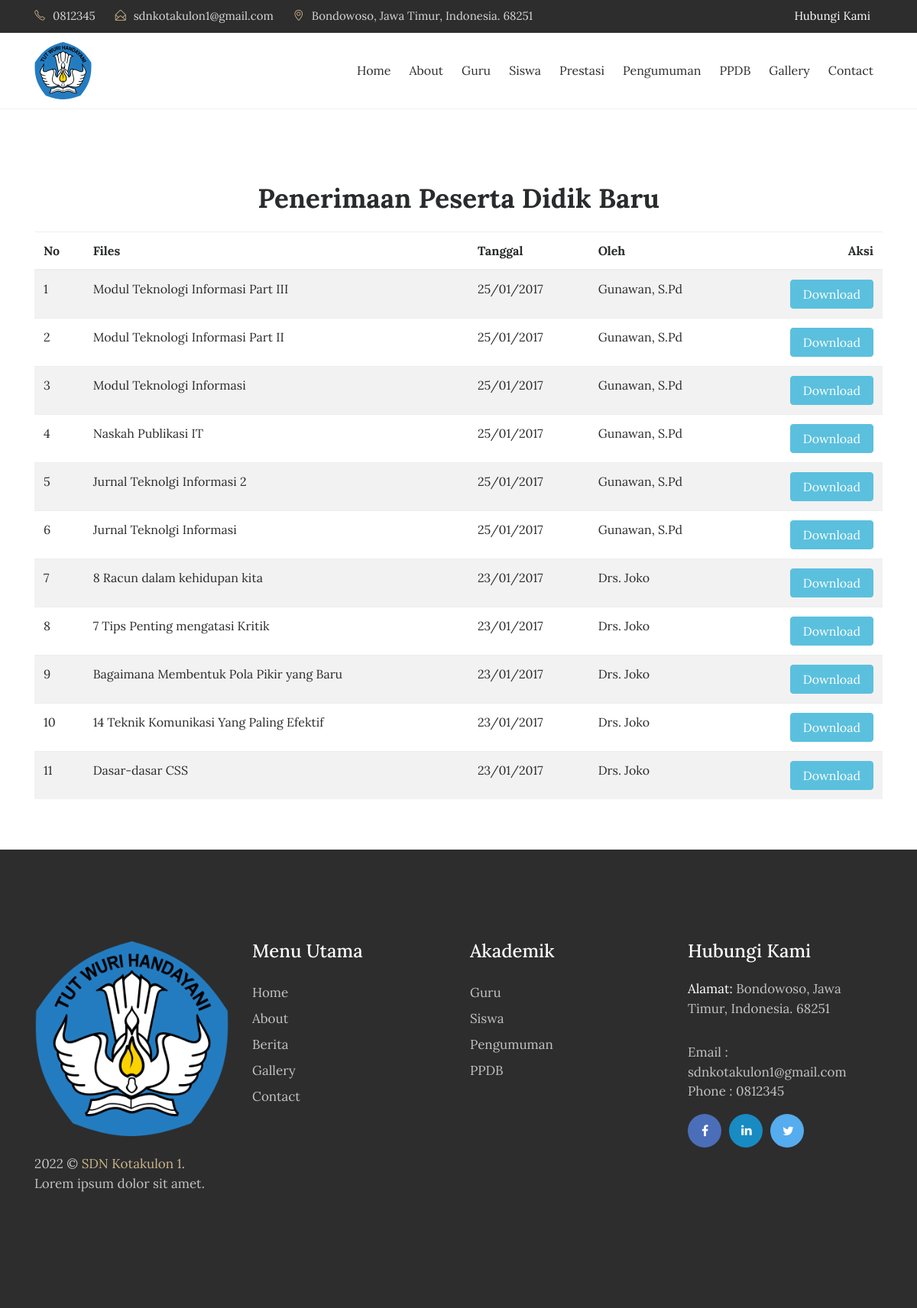
Before: /index.php/download with the older database file.
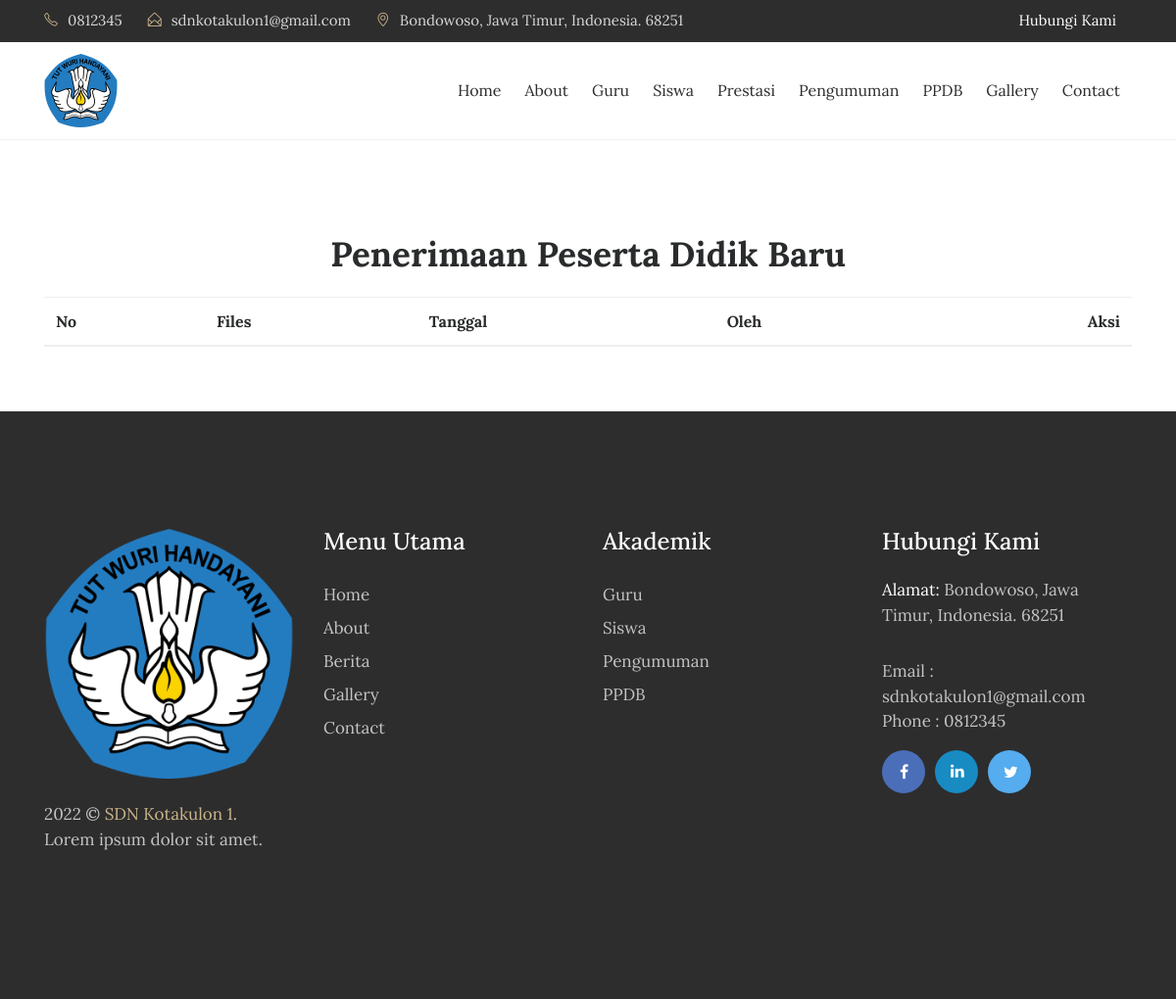
After: the same page with the newer database file.
### tables this page shows
CREATE TABLE `tbl_files` (
  `file_id` int(11) NOT NULL,
  `file_judul` varchar(120) DEFAULT NULL,
  `file_deskripsi` text DEFAULT NULL,
  `file_tanggal` timestamp NULL DEFAULT current_timestamp(),
  `file_oleh` varchar(60) DEFAULT NULL,
  `file_download` int(11) DEFAULT 0,
  `file_data` varchar(120) DEFAULT NULL
);

### application/controllers/Download.php (called while the page is built, shortened)
<?php
class Download extends CI_Controller{
	function __construct(){
		$this->load->model('m_files');
		$this->load->helper('download');
		$this->load->model('m_pengunjung');
	}
	function index(){
		$x['data']=$this->m_files->get_all_files();
		$this->load->view('depan/v_download',$x);
	}
}

### index.php (called while the page is built, shortened)
<?php
require_once BASEPATH.'core/CodeIgniter.php';

### application/models/M_files.php (called while the page is built, shortened)
<?php
class M_files extends CI_Model{
	function get_all_files(){
		$hsl=$this->db->query("SELECT file_id,file_judul,file_deskripsi,DATE_FORMAT(file_tanggal,'%d/%m/%Y') AS tanggal,file_oleh,file_download,file_data FROM tbl_files ORDER BY file_id DESC");
		return $hsl;
	}
}

### application/views/depan/v_download.php (the view, shortened to what this page needs)
<!DOCTYPE html>
<html lang="en">
<head>
    <link rel="stylesheet" href="<?php echo base_url().'theme/css/bootstrap.min.css'?>">
    <link rel="stylesheet" href="<?php echo base_url().'theme/css/font-awesome.min.css'?>">
    <link rel="stylesheet" href="<?php echo base_url().'theme/css/simple-line-icons.css'?>">
    <link rel="stylesheet" href="<?php echo base_url().'theme/css/owl.carousel.min.css'?>">
    <link href="<?php echo base_url().'theme/css/style.css'?>" rel="stylesheet">
    <link href="<?php echo base_url().'theme/css/dataTables.bootstrap4.min.css'?>" rel="stylesheet">
</head>
<body>
  <div class="header-topbar">
      <div class="container">
          <div class="row">
              <div class="col-xs-6 col-sm-8 col-md-9">
                  <div class="header-top_address">
                      <div class="header-top_list">
                            <span class="icon-phone"></span>0812345
                        </div>
                        <div class="header-top_list">
                            <span class="icon-envelope-open"></span>sdnkotakulon1@gmail.com
                        </div>
                        <div class="header-top_list">
                            <span class="icon-location-pin"></span>Bondowoso, Jawa Timur, Indonesia. 68251
                      </div>
                  </div>
              </div>
              <div class="col-xs-6 col-sm-4 col-md-3">
                  <div class="header-top_login mr-sm-3">
                      <a href="<?php echo site_url('contact');?>">Hubungi Kami</a>
                  </div>
              </div>
          </div>
      </div>
  </div>
  <div data-toggle="affix" style="border-bottom:solid 1px #f2f2f2;">
      <div class="container nav-menu2">
          <div class="row">
              <div class="col-md-12">
                  <nav class="navbar navbar2 navbar-toggleable-md navbar-light bg-faded">
                      <a href="<?php echo site_url('');?>" class="navbar-brand nav-brand2"><img class="img img-responsive" width="75px;" src="<?php echo base_url().'theme/images/logo.png'?>"></a>
                      <div class="collapse navbar-collapse justify-content-end" id="navbarNavDropdown">
                          <ul class="navbar-nav">
                              <li class="nav-item">
                                  <a class="nav-link" href="<?php echo site_url('');?>">Home</a>
                              </li>
                              <li class="nav-item">
                                  <a class="nav-link" href="<?php echo site_url('about');?>">About</a>
                              </li>
                              <li class="nav-item">
                                  <a class="nav-link" href="<?php echo site_url('guru');?>">Guru</a>
                              </li>
                              <li class="nav-item">
                                  <a class="nav-link" href="<?php echo site_url('siswa');?>">Siswa</a>
                              </li>
                              <li class="nav-item">
                                  <a class="nav-link" href="<?php echo site_url('blog');?>">Prestasi</a>
                              </li>
                              <li class="nav-item">
                                  <a class="nav-link" href="<?php echo site_url('pengumuman');?>">Pengumuman</a>
                              </li>
                              <li class="nav-item">
                                  <a class="nav-link" href="<?php echo site_url('download');?>">PPDB</a>
                              </li>
                              <li class="nav-item">
                                  <a class="nav-link" href="<?php echo site_url('galeri');?>">Gallery</a>
                              </li>
                              <li class="nav-item">
                                <a class="nav-link" href="<?php echo site_url('contact');?>">Contact</a>
                              </li>
                        </ul>
                  </div>
                </nav>
              </div>
            </div>
          </div>
        </div>
<section class="contact" style="margin-bottom:50px;">
    <div class="container">
        <div class="row">
            <div class="col-md-12">
                <div class="contact-title">
                    <h2>Penerimaan Peserta Didik Baru</h2>
                </div>
            </div>
        </div>
        <div class="row">
            <div class="col-md-12">
              <div class="table-responsive">
                <table class="table table-striped" id="display">
                  <thead>
                    <tr>
                      <th>No</th>
                      <th>Files</th>
                      <th>Tanggal</th>
                      <th>Oleh</th>
                      <th style="text-align:right;">Aksi</th>
                    </tr>
                  </thead>
                  <tbody>
                    <?php
                      $no=1;
                      foreach ($data->result() as $row):
                    ?>
                    <tr>
                      <td><?php echo $no++;?></td>
                      <td><?php echo $row->file_judul;?></td>
                      <td><?php echo $row->tanggal;?></td>
                      <td><?php echo $row->file_oleh;?></td>
                      <td style="text-align:right;"><a href="<?php echo site_url('download/get_file/'.$row->file_id);?>" class="btn btn-info">Download</a></td>
                    </tr>
                  <?php endforeach;?>
                  </tbody>
                </table>
              </div>
            </div>
          </div>
        </div>
    </section>
    <footer>
    <div class="container">
        <div class="row">
            <div class="col-md-3">
                <div class="foot-logo">
                    <a href="<?php echo site_url();?>">
                        <img src="<?php echo base_url().'theme/images/logo.png'?>" class="img-fluid" alt="footer_logo">
                    </a>
                    <p><?php echo date('Y');?> ©  <a href="http://sim-online.polije.ac.id" target="_blank">SDN Kotakulon 1</a>. <br>Lorem ipsum dolor sit amet.</p>
                    </div>
                </div>
                <div class="col-md-3">
                    <div class="sitemap">
                        <h3>Menu Utama</h3>
                        <ul>
                            <li><a href="<?php echo site_url();?>">Home</a></li>
                            <li><a href="<?php echo site_url('about');?>">About</a></li>
                            <li><a href="<?php echo site_url('artikel');?>">Berita </a></li>
                            <li><a href="<?php echo site_url('galeri');?>">Gallery</a></li>
                            <li><a href="<?php echo site_url('contact');?>">Contact</a></li>
                        </ul>
                    </div>
                </div>
                <div class="col-md-3">
                  <div class="sitemap">
                      <h3>Akademik</h3>
                      <ul>
                          <li><a href="<?php echo site_url('guru');?>">Guru</a></li>
                          <li><a href="<?php echo site_url('siswa');?>">Siswa </a></li>
                          <li><a href="<?php echo site_url('pengumuman');?>">Pengumuman</a></li>
                          <li><a href="<?php echo site_url('download');?>">PPDB</a></li>
                      </ul>
                  </div>
                </div>
                <div class="col-md-3">
                    <div class="address">
                        <h3>Hubungi Kami</h3>
                        <p><span>Alamat: </span> Bondowoso, Jawa Timur, Indonesia. 68251</p>
                        <p>Email : sdnkotakulon1@gmail.com
                            <br> Phone : 0812345</p>
                            <ul class="footer-social-icons">
                                <li><a href="#"><i class="fa fa-facebook fa-fb" aria-hidden="true"></i></a></li>
                                <li><a href="#"><i class="fa fa-linkedin fa-in" aria-hidden="true"></i></a></li>
                                <li><a href="#"><i class="fa fa-twitter fa-tw" aria-hidden="true"></i></a></li>
                            </ul>
                        </div>
                    </div>
                </div>
            </div>
        </footer>
    </body>
    </html>

Changed rows visible on the page:
removed tbl_files: file_judul "Modul Teknologi Informasi Part III", tanggal "25/01/2017", file_oleh "Gunawan, S.Pd"
removed tbl_files: file_judul "Modul Teknologi Informasi Part II", tanggal "25/01/2017", file_oleh "Gunawan, S.Pd"
removed tbl_files: file_judul "Modul Teknologi Informasi", tanggal "25/01/2017", file_oleh "Gunawan, S.Pd"
removed tbl_files: file_judul "Naskah Publikasi IT", tanggal "25/01/2017", file_oleh "Gunawan, S.Pd"
removed tbl_files: file_judul "Jurnal Teknolgi Informasi 2", tanggal "25/01/2017", file_oleh "Gunawan, S.Pd"
removed tbl_files: file_judul "Jurnal Teknolgi Informasi", tanggal "25/01/2017", file_oleh "Gunawan, S.Pd"
removed tbl_files: file_judul "8 Racun dalam kehidupan kita", tanggal "23/01/2017", file_oleh "Drs. Joko"
removed tbl_files: file_judul "7 Tips Penting mengatasi Kritik", tanggal "23/01/2017", file_oleh "Drs. Joko"
removed tbl_files: file_judul "Bagaimana Membentuk Pola Pikir yang Baru", tanggal "23/01/2017", file_oleh "Drs. Joko"
removed tbl_files: file_judul "14 Teknik Komunikasi Yang Paling Efektif", tanggal "23/01/2017", file_oleh "Drs. Joko"
removed tbl_files: file_judul "Dasar-dasar CSS", tanggal "23/01/2017", file_oleh "Drs. Joko"
